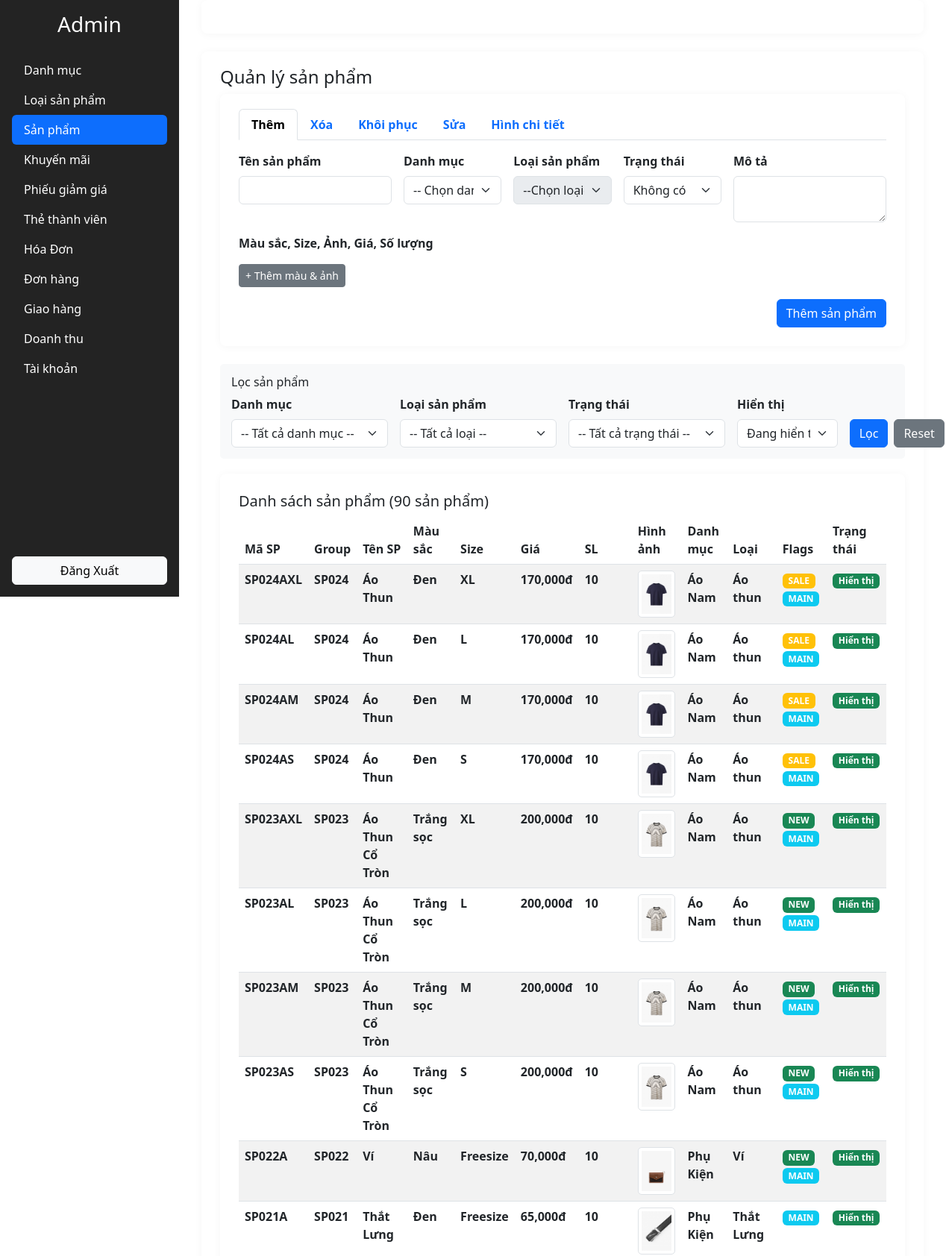
The app's page /view/admin.php?section=sanpham (signed in, upper part) with its own data.
### tables this page shows
CREATE TABLE `sanpham` (
  `ID` int(11) NOT NULL,
  `MASP` varchar(10) NOT NULL,
  `TENSP` varchar(100) DEFAULT NULL,
  `MAUSAC` varchar(20) DEFAULT NULL,
  `KICHTHUOC` varchar(50) DEFAULT NULL,
  `GIA` int(11) DEFAULT NULL,
  `MOTA` varchar(500) DEFAULT NULL,
  `HINHANH` varchar(255) DEFAULT NULL,
  `MADM` varchar(10) NOT NULL,
  `hot` tinyint(1) DEFAULT 0,
  `news` tinyint(1) DEFAULT 0,
  `outsale` tinyint(1) DEFAULT 0,
  `SOLUONG` int(11) DEFAULT 0,
  `GROUPSP` varchar(10) DEFAULT NULL,
  `is_main` tinyint(1) DEFAULT 0,
  `MALOAI` varchar(10) DEFAULT NULL,
  `IS_DELETED` tinyint(1) DEFAULT 0 COMMENT 'Trạng thái xóa mềm: 0=Hiển thị, 1=Đã ẩn'
);

CREATE TABLE `danhmuc` (
  `ID` int(11) NOT NULL,
  `MADM` varchar(10) NOT NULL,
  `TENDM` varchar(100) DEFAULT NULL,
  `MOTA` varchar(500) DEFAULT NULL
);

CREATE TABLE `loaisanpham` (
  `MALOAI` varchar(10) NOT NULL,
  `TENLOAI` varchar(100) DEFAULT NULL,
  `MADM` varchar(10) DEFAULT NULL,
  `THUTU` int(11) NOT NULL DEFAULT 0
);

### controller/product_management.php (the view, shortened to what this page needs)
<?php
$db = new database();
$conn = $db->getConnection();
$filter_deleted = $_GET['filter_deleted'] ?? '0';
$where_conditions = [];
$where_params = [];
if ($filter_deleted === '0') {
    $where_conditions[] = "sp.IS_DELETED = 0";
} elseif ($filter_deleted === '1') {
    $where_conditions[] = "sp.IS_DELETED = 1";
}
$where_clause = '';
if (!empty($where_conditions)) {
    $where_clause = ' WHERE ' . implode(' AND ', $where_conditions);
}
$sql = "SELECT sp.*, dm.TENDM, lsp.TENLOAI,
    ctkm.TENCTKM,
  CASE WHEN ctkm.MACTKM IS NOT NULL THEN ct.gia_khuyenmai ELSE NULL END AS gia_khuyenmai,
  CASE WHEN ctkm.MACTKM IS NOT NULL THEN ct.giam_phantram ELSE NULL END AS giam_phantram,
  ctkm.NGAYBATDAU, ctkm.NGAYKETTHUC
        FROM sanpham sp
        LEFT JOIN danhmuc dm ON sp.MADM = dm.MADM
        LEFT JOIN loaisanpham lsp ON sp.MALOAI = lsp.MALOAI
        LEFT JOIN chitietctkm ct ON sp.MASP = ct.MASP
        LEFT JOIN chuongtrinhkhuyenmai ctkm ON ct.MACTKM = ctkm.MACTKM
          AND NOW() BETWEEN ctkm.NGAYBATDAU AND ctkm.NGAYKETTHUC" . $where_clause . "
        ORDER BY sp.ID DESC";
$stmt = $conn->prepare($sql);
$stmt->execute($where_params);
$sanphams = $stmt->fetchAll(PDO::FETCH_ASSOC);
?>
<div class="form-section mb-4">
</div>
<!DOCTYPE html>
<html lang="en">
<head>
    <link href="https://cdn.jsdelivr.net/npm/bootstrap@5.3.0/dist/css/bootstrap.min.css" rel="stylesheet">
    <link href="https://cdnjs.cloudflare.com/ajax/libs/font-awesome/6.0.0/css/all.min.css" rel="stylesheet">
</head>
<body>
  <div class="form-section mb-4" style="font-weight:bold;">
    <h4>Quản lý sản phẩm</h4>
    <div class="form-section mb-4">
  <ul class="nav nav-tabs mb-3" id="productTab" role="tablist">
    <li class="nav-item" role="presentation">
      <button class="nav-link active" id="add-tab" data-bs-toggle="tab" data-bs-target="#add" type="button" role="tab">Thêm</button>
    </li>
    <li class="nav-item" role="presentation">
      <button class="nav-link" id="delete-tab" data-bs-toggle="tab" data-bs-target="#delete" type="button" role="tab">Xóa</button>
    </li>
    <li class="nav-item" role="presentation">
      <button class="nav-link" id="restore-tab" data-bs-toggle="tab" data-bs-target="#restore" type="button" role="tab">Khôi phục</button>
    </li>
    <li class="nav-item" role="presentation">
      <button class="nav-link" id="edit-tab" data-bs-toggle="tab" data-bs-target="#edit" type="button" role="tab">Sửa</button>
    </li>
    <li class="nav-item" role="presentation">
      <button class="nav-link" id="detail-tab" data-bs-toggle="tab" data-bs-target="#detail" type="button" role="tab">Hình chi tiết</button>
    </li>
  </ul>
  <div class="tab-content" id="productTabContent">
    <div class="tab-pane fade show active" id="add" role="tabpanel">
      <form method="POST" enctype="multipart/form-data" class="row g-3">
        <div class="col-md-3">
          <label class="form-label">Tên sản phẩm</label>
          <input name="name" class="form-control" required>
        </div>
        <div class="col-md-2">
          <label class="form-label">Danh mục</label>
          <select name="madm" class="form-select" id="madm-select" required onchange="updateProductTypeByCategory();updateSizesByCategory();">
            <option value="">-- Chọn danh mục --</option>
          </select>
        </div>
        <div class="col-md-2">
          <label class="form-label">Loại sản phẩm</label>
          <select name="MALOAI" class="form-select" id="product-type-select" required>
            <option value="">--Chọn loại--</option>
          </select>
        </div>
        <div class="col-md-2">
          <label class="form-label">Trạng thái</label>
          <select name="flag" class="form-select" required>
            <option value="none">Không có</option>
          </select>
        </div>
        <div class="col-md-3">
          <label class="form-label">Mô tả</label>
          <textarea name="desc" class="form-control"></textarea>
        </div>
        <div class="col-md-12">
          <label class="form-label mb-2">Màu sắc, Size, Ảnh, Giá, Số lượng</label>
          <button type="button" class="btn btn-secondary btn-sm mt-2" onclick="addColorImage()">+ Thêm màu & ảnh</button>
        </div>
        <div class="col-12 text-end">
          <button class="btn btn-primary">Thêm sản phẩm</button>
        </div>
      </form>
    </div>
  </div>
</div>
<div class="filter-section">
  <h6>Lọc sản phẩm</h6>
  <form method="GET" class="row g-3">
    <div class="col-md-3">
      <label class="form-label">Danh mục</label>
      <select name="filter_madm" class="form-select">
        <option value="">-- Tất cả danh mục --</option>
      </select>
    </div>
    <div class="col-md-3">
      <label class="form-label">Loại sản phẩm</label>
      <select name="filter_maloai" class="form-select">
        <option value="">-- Tất cả loại --</option>
      </select>
    </div>
    <div class="col-md-3">
      <label class="form-label">Trạng thái</label>
      <select name="filter_flag" class="form-select">
        <option value="">-- Tất cả trạng thái --</option>
      </select>
    </div>
    <div class="col-md-2">
      <label class="form-label">Hiển thị</label>
      <select name="filter_deleted" class="form-select">
        <option value="0" <?= $filter_deleted == '0' ? 'selected' : '' ?>>Đang hiển thị</option>
      </select>
    </div>
    <div class="col-md-1 d-flex align-items-end">
      <button type="submit" class="btn btn-primary me-2">Lọc</button>
      <a href="?section=sanpham" class="btn btn-secondary">Reset</a>
    </div>
  </form>
</div>
<div class="table-section">
  <h5>Danh sách sản phẩm (<?= count($sanphams) ?> sản phẩm)</h5>
  <div class="table-responsive">
    <table class="table table-striped">
      <thead>
        <tr>
          <th>Mã SP</th>
          <th>Group</th>
          <th>Tên SP</th>
          <th>Màu sắc</th>
          <th>Size</th>
          <th>Giá</th>
          <th>SL</th>
          <th>Hình ảnh</th>
          <th>Danh mục</th>
          <th>Loại</th>
          <th>Flags</th>
          <th>Trạng thái</th>
        </tr>
      </thead>
      <tbody>
        <?php foreach($sanphams as $sp): ?>
        <tr>
          <td><?= htmlspecialchars($sp['MASP']) ?></td>
          <td><?= htmlspecialchars($sp['GROUPSP'] ?? '') ?></td>
          <td><?= htmlspecialchars($sp['TENSP']) ?></td>
          <td><?= htmlspecialchars($sp['MAUSAC'] ?? '') ?></td>
          <td><?= htmlspecialchars($sp['KICHTHUOC'] ?? '') ?></td>
          <td>
            <?php if (!empty($sp['gia_khuyenmai']) || (!empty($sp['giam_phantram']) && (int)$sp['giam_phantram'] > 0)): ?>
              <span class="price-original"><?= number_format($sp['GIA']) ?>đ</span><br>
              <span class="price-sale">
                <?php
                  if (!empty($sp['gia_khuyenmai'])) {
                    echo number_format($sp['gia_khuyenmai']) . 'đ';
                  } else {
                    $gia_sale = $sp['GIA'] * (1 - $sp['giam_phantram']/100);
                    echo number_format($gia_sale) . 'đ (-' . $sp['giam_phantram'] . '%)';
                  }
                ?>
              </span>
            <?php else: ?>
              <?= number_format($sp['GIA']) ?>đ
            <?php endif; ?>
          </td>
          <td><?= $sp['SOLUONG'] ?></td>
          <td>
            <?php if($sp['HINHANH']): ?>
              <img src="uploads/<?= $sp['HINHANH'] ?>" alt="img" class="img-thumbnail" style="max-width:50px;">
            <?php endif; ?>
          </td>
          <td><?= htmlspecialchars($sp['TENDM'] ?? $sp['MADM']) ?></td>
          <td><?= htmlspecialchars($sp['TENLOAI'] ?? $sp['MALOAI']) ?></td>
          <td>
            <?php if($sp['news']): ?><span class="badge bg-success">NEW</span><?php endif; ?>
            <?php if($sp['outsale']): ?><span class="badge bg-warning">SALE</span><?php endif; ?>
            <?php if($sp['is_main']): ?><span class="badge bg-info">MAIN</span><?php endif; ?>
          </td>
          <td>
            <?php if($sp['IS_DELETED'] == 1): ?>
              <span class="badge bg-danger">Đã ẩn</span>
            <?php else: ?>
              <span class="badge bg-success">Hiển thị</span>
            <?php endif; ?>
          </td>
        </tr>
        <?php endforeach; ?>
      </tbody>
    </table>
  </div>
</div>
</div>
</body>
</html>

### view/upload/header_admin.php (style rules this page uses)
body { background:#f6f6f6; }
.form-section { background: #fff; border-radius: 8px; padding: 20px 25px 25px 25px; box-shadow: 0 1px 12px rgba(0,0,0,0.04); }
.table-section { background: #fff; border-radius: 8px; padding: 25px; margin-top: 20px; box-shadow: 0 1px 12px rgba(0,0,0,0.04); }
.badge { font-size: .88em; }
.filter-section { background: #f8f9fa; padding: 15px; border-radius: 5px; margin-bottom: 20px; }

### records on screen
sanpham: MASP "SP024AXL", GROUPSP "SP024", TENSP "Áo Thun", MAUSAC "Đen", KICHTHUOC "XL", GIA "170,000", SOLUONG "10", HINHANH (picture), danhmuc.TENDM "Áo Nam", loaisanpham.TENLOAI "Áo thun", outsale "SALE", is_main "MAIN", IS_DELETED "Hiển thị"
sanpham: MASP "SP024AL", GROUPSP "SP024", TENSP "Áo Thun", MAUSAC "Đen", KICHTHUOC "L", GIA "170,000", SOLUONG "10", HINHANH (picture), danhmuc.TENDM "Áo Nam", loaisanpham.TENLOAI "Áo thun", outsale "SALE", is_main "MAIN", IS_DELETED "Hiển thị"
sanpham: MASP "SP024AM", GROUPSP "SP024", TENSP "Áo Thun", MAUSAC "Đen", KICHTHUOC "M", GIA "170,000", SOLUONG "10", HINHANH (picture), danhmuc.TENDM "Áo Nam", loaisanpham.TENLOAI "Áo thun", outsale "SALE", is_main "MAIN", IS_DELETED "Hiển thị"
sanpham: MASP "SP024AS", GROUPSP "SP024", TENSP "Áo Thun", MAUSAC "Đen", KICHTHUOC "S", GIA "170,000", SOLUONG "10", HINHANH (picture), danhmuc.TENDM "Áo Nam", loaisanpham.TENLOAI "Áo thun", outsale "SALE", is_main "MAIN", IS_DELETED "Hiển thị"
sanpham: MASP "SP023AXL", GROUPSP "SP023", TENSP "Áo Thun Cổ Tròn", MAUSAC "Trắng sọc", KICHTHUOC "XL", GIA "200,000", SOLUONG "10", HINHANH (picture), danhmuc.TENDM "Áo Nam", loaisanpham.TENLOAI "Áo thun", news "NEW", is_main "MAIN", IS_DELETED "Hiển thị"
sanpham: MASP "SP023AL", GROUPSP "SP023", TENSP "Áo Thun Cổ Tròn", MAUSAC "Trắng sọc", KICHTHUOC "L", GIA "200,000", SOLUONG "10", HINHANH (picture), danhmuc.TENDM "Áo Nam", loaisanpham.TENLOAI "Áo thun", news "NEW", is_main "MAIN", IS_DELETED "Hiển thị"
sanpham: MASP "SP023AM", GROUPSP "SP023", TENSP "Áo Thun Cổ Tròn", MAUSAC "Trắng sọc", KICHTHUOC "M", GIA "200,000", SOLUONG "10", HINHANH (picture), danhmuc.TENDM "Áo Nam", loaisanpham.TENLOAI "Áo thun", news "NEW", is_main "MAIN", IS_DELETED "Hiển thị"
sanpham: MASP "SP023AS", GROUPSP "SP023", TENSP "Áo Thun Cổ Tròn", MAUSAC "Trắng sọc", KICHTHUOC "S", GIA "200,000", SOLUONG "10", HINHANH (picture), danhmuc.TENDM "Áo Nam", loaisanpham.TENLOAI "Áo thun", news "NEW", is_main "MAIN", IS_DELETED "Hiển thị"
sanpham: MASP "SP022A", GROUPSP "SP022", TENSP "Ví", MAUSAC "Nâu", KICHTHUOC "Freesize", GIA "70,000", SOLUONG "10", HINHANH (picture), danhmuc.TENDM "Phụ Kiện", loaisanpham.TENLOAI "Ví", news "NEW", is_main "MAIN", IS_DELETED "Hiển thị"
sanpham: MASP "SP021A", GROUPSP "SP021", TENSP "Thắt Lưng", MAUSAC "Đen", KICHTHUOC "Freesize", GIA "65,000", SOLUONG "10", HINHANH (picture), danhmuc.TENDM "Phụ Kiện", loaisanpham.TENLOAI "Thắt Lưng", is_main "MAIN", IS_DELETED "Hiển thị"

### other values on screen
count($sanphams) "90"
